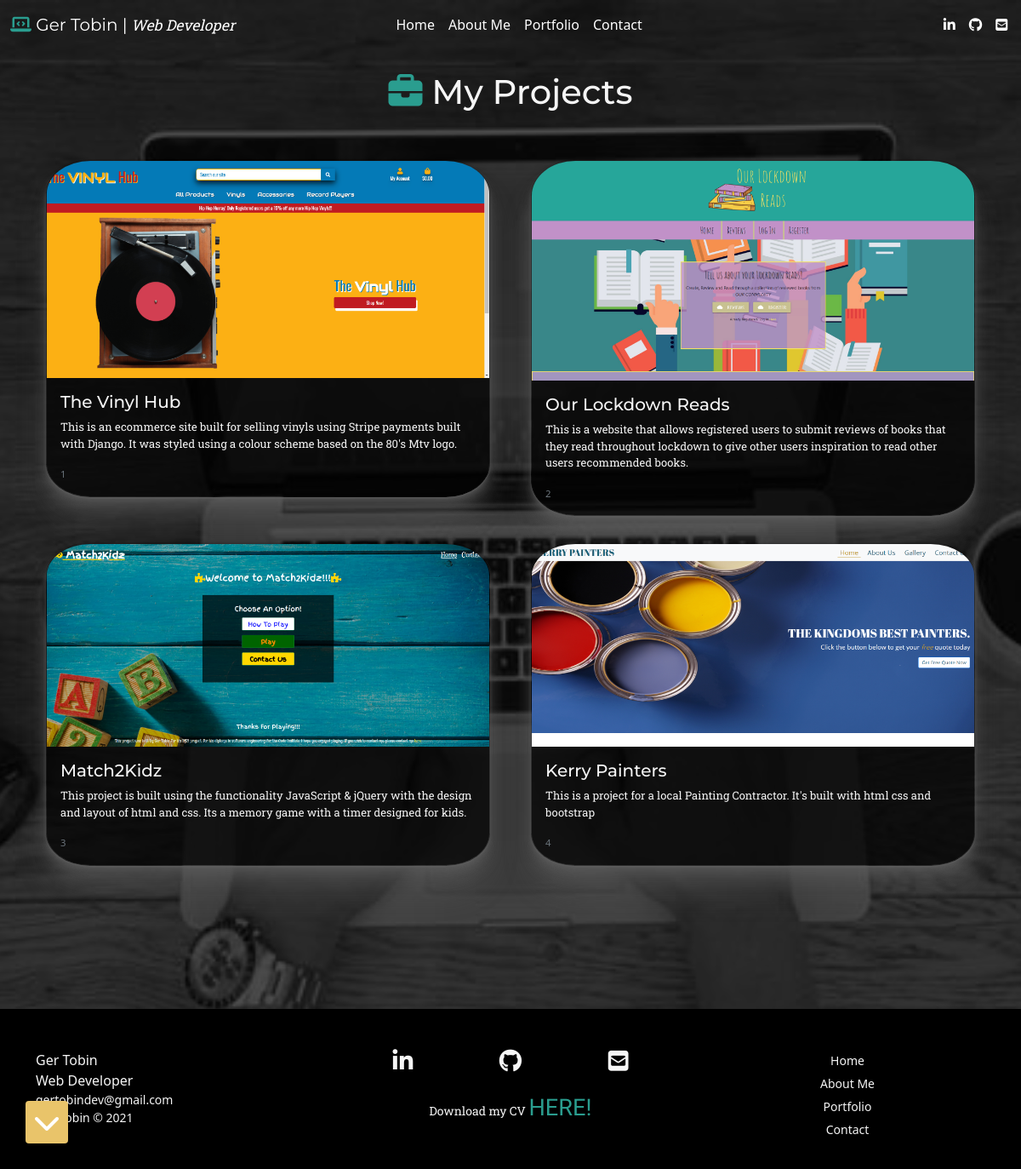
The page /portfolio/ on the database its author committed.
### portfolio/models.py (models this page shows, shortened)
class Portfolio(models.Model):
    project_name = models.CharField(max_length=254)
    project_intro = models.CharField(max_length=254,
                                     default='This is a project \
                                     completed by Ger Tobin')
    project_description = models.TextField(max_length=1000)
    technologies_used = models.CharField(max_length=254)
    project_image = models.ImageField()
    git_hub_repo = models.CharField(max_length=254,
                                    default='https://github.com/Gertobin112')
    live_site = models.CharField(max_length=254)
    """ I had to use charfield instead of genericipaddress
        as my heroku apps were throwing errors """

### portfolio/views.py (the view)
# urls.py: path('', views.portfolio_page, name='portfolio_page'),
def portfolio_page(request):
    projects = Portfolio.objects.all()
    template = "portfolio/portfolio_page.html"
    context = {
        'projects': projects
    }
    return render(request, template, context)

### portfolio/templates/portfolio/portfolio_page.html (shortened to what this page needs)
{% extends 'base.html' %}
{% block content %}
    <div class="container">
        <h1 class="my-4 text-center whitesmoke title-text"><i class="brt-grn fas fa-briefcase"></i> My Projects</h1>
        <br>
        <div class="row scroll-stop" id="project-row">
            {% for project in projects %}
                <div class="my-2 px-4 col-12 col-md-6">
                    <a href="{% url 'portfolio_details' pk=project.id %}" class="text-decoration-none">
                        <div class="shadow-6 card mb-3 bg-transparent">
                            <img src="/media/{{ project.project_image }}" class="card-img-top" alt="...">
                            <div class="card-body black-overlay">
                                <h5 class="title-text whitesmoke card-title">{{ project.project_name }}</h5>
                                <p class="card-text paragraph-text whitesmoke">{{ project.project_intro }}</p>
                                <p class="card-text"><small class="text-muted">{{ project.pk }}</small></p>
                            </div>
                        </div>
                    </a>
                </div>
            {% endfor %}
        </div>
        <br><br><br>
        <br><br><br>
    </div>
{% endblock %}

### static/css/base.css (style rules this page uses)
* { box-sizing: border-box; }
html, body { background-image: url('../../media/coding-background.jpg'); background-position: center; background-repeat: no-repeat; background-size: cover; box-shadow:inset 0 0 0 2000px rgba(0, 0, 0, 0.7); min-height: 100vh; max-width: 100%; overflow-x: hidden; }
.black-overlay { background:rgba(0, 0, 0, 0.7); }
.title-text { font-family: 'Montserrat', sans-serif; }
.paragraph-text { font-family: 'Roboto Slab', serif; }
.brt-grn { color: #2a9d8f; }
.whitesmoke { color: whitesmoke; }
.shadow-6 { box-shadow: 0 1px 1px rgba(100, 100, 100, 0.3), 0 2px 2px rgba(100, 100, 100, 0.3), 0 4px 4px rgba(100, 100, 100, 0.3), 0 8px 8px rgba(100, 100, 100, 0.3), 0 16px 16px rgba(100, 100, 100, 0.3), 0 32px 32px rgba(100, 100, 100, 0.3); }
.card { overflow: hidden; border-radius: 10%; }
.card img { transition: transform 1s ease; }
.card-text { font-size: 13px; }

### rows shown on the page
Portfolio: project_image (picture), project_name "The Vinyl Hub", project_intro "This is an ecommerce site built for selling vinyls using Stripe payments built with Django. It was styled using a colour scheme based on the 80's Mtv logo.", pk "1"
Portfolio: project_image (picture), project_name "Our Lockdown Reads", project_intro "This is a website that allows registered users to submit reviews of books that they read throughout lockdown to give other users inspiration to read other users recommended books.", pk "2"
Portfolio: project_image (picture), project_name "Match2Kidz", project_intro "This project is built using the functionality JavaScript & jQuery with the design and layout of html and css. Its a memory game with a timer designed for kids.", pk "3"
Portfolio: project_image (picture), project_name "Kerry Painters", project_intro "This is a project for a local Painting Contractor. It's built with html css and bootstrap", pk "4"
